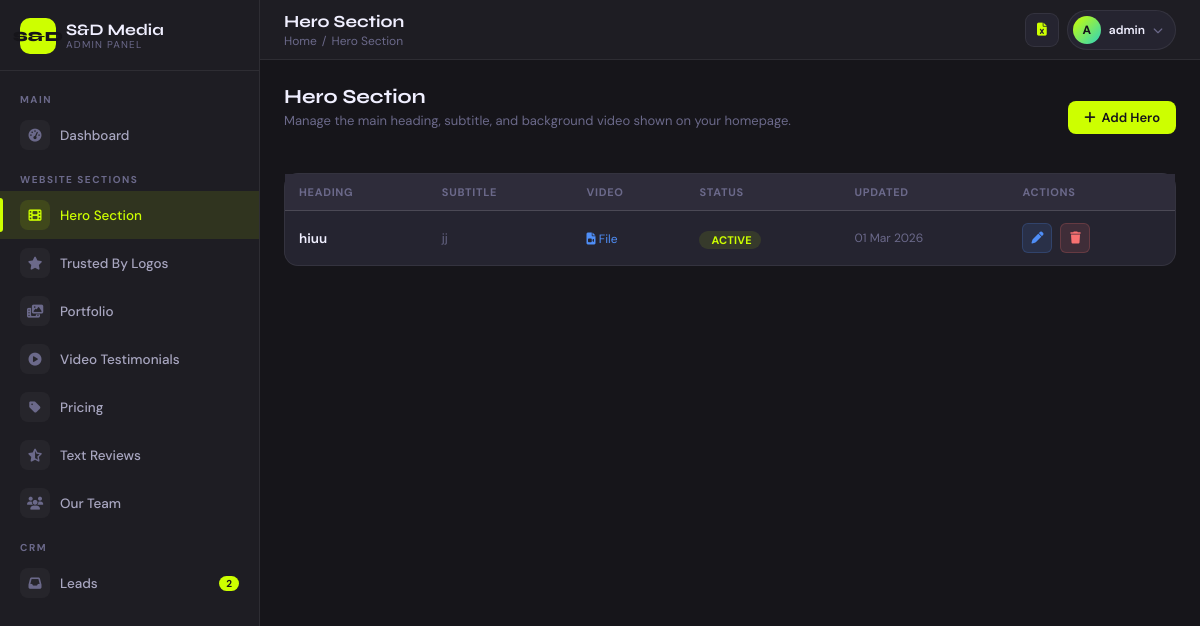
The page /cadmin/hero/ (signed in) on the database its author committed.
### core/models.py (models this page shows, shortened)
class HeroSection(models.Model):
    heading = models.CharField(max_length=255)
    subtitle = models.TextField()
    background_video_url = models.URLField(blank=True, null=True, help_text="YouTube/Vimeo embed URL (optional)")
    background_video_file = models.FileField(upload_to='hero/', blank=True, null=True, help_text="Or upload a video file")
    is_active = models.BooleanField(default=True)
    updated_at = models.DateTimeField(auto_now=True)
    class Meta:
        verbose_name = "Hero Section"
        verbose_name_plural = "Hero Section"

### core/cadmin_views.py (the view)
# urls.py: path('hero/',               v.hero_list,   name='hero_list'),
@cadmin_required
def hero_list(request): return _list_view(request, HeroSection, 'custom_admin/hero_list.html')

### core/cadmin_views.py (called while the page is built)
def is_staff(user):
    return user.is_authenticated and (user.is_staff or user.is_superuser)

def _base_ctx():
    return {'lead_count': Lead.objects.count()}

def _list_view(request, model, template, extra=None):
    qs = model.objects.all()
    paginator = Paginator(qs, 20)
    page = paginator.get_page(request.GET.get('page', 1))
    ctx = {**_base_ctx(), 'objects': page.object_list, 'page_obj': page, 'is_paginated': page.has_other_pages()}
    if extra: ctx.update(extra)
    return render(request, template, ctx)

### templates/custom_admin/hero_list.html (shortened to what this page needs)
{% extends "custom_admin/base.html" %}
{% block page_title %}Hero Section{% endblock %}
{% block breadcrumb %}<span class="sep">/</span> Hero Section{% endblock %}
{% block content %}
<div style="display:flex;align-items:center;justify-content:space-between;margin-bottom:22px">
  <div>
    <h2 class="section-title">Hero Section</h2>
    <p class="section-sub">Manage the main heading, subtitle, and background video shown on your homepage.</p>
  </div>
  <a href="{% url 'cadmin:hero_add' %}" class="btn btn-primary"><i class="fa-solid fa-plus"></i> Add Hero</a>
</div>
<div class="card" style="padding:0">
  {% if objects %}
  <div class="table-wrap">
    <table>
      <thead>
        <tr>
          <th>Heading</th>
          <th>Subtitle</th>
          <th>Video</th>
          <th>Status</th>
          <th>Updated</th>
          <th>Actions</th>
        </tr>
      </thead>
      <tbody>
        {% for obj in objects %}
        <tr>
          <td><div style="font-weight:600;max-width:200px">{{ obj.heading|truncatechars:50 }}</div></td>
          <td><div class="text-muted" style="max-width:200px">{{ obj.subtitle|truncatechars:60 }}</div></td>
          <td>
            {% if obj.background_video_url %}
              <a href="{{ obj.background_video_url }}" target="_blank" class="video-link"><i class="fa-solid fa-play"></i> URL</a>
            {% elif obj.background_video_file %}
              <a href="{{ obj.background_video_file.url }}" target="_blank" class="video-link"><i class="fa-solid fa-file-video"></i> File</a>
            {% else %}
              <span class="text-muted">None</span>
            {% endif %}
          </td>
          <td>
            {% if obj.is_active %}
              <span class="badge badge-green">Active</span>
            {% else %}
              <span class="badge" style="background:var(--bg3);color:var(--text3)">Inactive</span>
            {% endif %}
          </td>
          <td class="text-muted">{{ obj.updated_at|date:"d M Y" }}</td>
          <td>
            <div class="flex gap-2">
              <a href="{% url 'cadmin:hero_edit' obj.pk %}" class="btn btn-blue btn-sm btn-icon" title="Edit"><i class="fa-solid fa-pen"></i></a>
              <button onclick="confirmDelete('{% url 'cadmin:hero_delete' obj.pk %}', '{{ obj.heading|escapejs }}')" class="btn btn-danger btn-sm btn-icon" title="Delete"><i class="fa-solid fa-trash"></i></button>
            </div>
          </td>
        </tr>
        {% endfor %}
      </tbody>
    </table>
  </div>
  {% endif %}
</div>
{% endblock %}

### templates/custom_admin/base.html (shortened to what this page needs)
<!DOCTYPE html>
<html lang="en">
<head>
  <link rel="stylesheet" href="https://cdnjs.cloudflare.com/ajax/libs/font-awesome/6.5.0/css/all.min.css"/>
</head>
<body>
<aside class="sidebar" id="sidebar">
  <div class="sidebar-logo">
    <div class="logo-icon">S&D</div>
    <div>
      <div class="logo-text">S&D Media</div>
      <div class="logo-sub">Admin Panel</div>
    </div>
  </div>
  <div class="sidebar-scroll">
    <div class="nav-label">Main</div>
    <a href="{% url 'cadmin:dashboard' %}" class="nav-item {% if request.resolver_match.url_name == 'dashboard' %}active{% endif %}">
      <span class="nav-icon"><i class="fa-solid fa-gauge-high"></i></span>Dashboard
    </a>
    <div class="nav-label">Website Sections</div>
    <a href="{% url 'cadmin:hero_list' %}" class="nav-item {% if 'hero' in request.resolver_match.url_name %}active{% endif %}">
      <span class="nav-icon"><i class="fa-solid fa-film"></i></span>Hero Section
    </a>
    <a href="{% url 'cadmin:logo_list' %}" class="nav-item {% if 'logo' in request.resolver_match.url_name %}active{% endif %}">
      <span class="nav-icon"><i class="fa-solid fa-star"></i></span>Trusted By Logos
    </a>
    <a href="{% url 'cadmin:portfolio_category_list' %}" class="nav-item {% if 'portfolio' in request.resolver_match.url_name %}active{% endif %}">
      <span class="nav-icon"><i class="fa-solid fa-photo-film"></i></span>Portfolio
    </a>
    <a href="{% url 'cadmin:video_testimonial_list' %}" class="nav-item {% if 'video_testimonial' in request.resolver_match.url_name %}active{% endif %}">
      <span class="nav-icon"><i class="fa-solid fa-circle-play"></i></span>Video Testimonials
    </a>
    <a href="{% url 'cadmin:pricing_list' %}" class="nav-item {% if 'pricing' in request.resolver_match.url_name or 'video_type' in request.resolver_match.url_name %}active{% endif %}">
      <span class="nav-icon"><i class="fa-solid fa-tag"></i></span>Pricing
    </a>
    <a href="{% url 'cadmin:review_list' %}" class="nav-item {% if 'review' in request.resolver_match.url_name %}active{% endif %}">
      <span class="nav-icon"><i class="fa-solid fa-star-half-stroke"></i></span>Text Reviews
    </a>
    <a href="{% url 'cadmin:team_list' %}" class="nav-item {% if 'team' in request.resolver_match.url_name %}active{% endif %}">
      <span class="nav-icon"><i class="fa-solid fa-users"></i></span>Our Team
    </a>
    <div class="nav-label">CRM</div>
    <a href="{% url 'cadmin:lead_list' %}" class="nav-item {% if 'lead' in request.resolver_match.url_name %}active{% endif %}">
      <span class="nav-icon"><i class="fa-solid fa-inbox"></i></span>
      Leads
      {% if lead_count %}<span class="nav-badge">{{ lead_count }}</span>{% endif %}
    </a>
  </div>
</aside>
<div class="main-wrap">
  <header class="topbar">
    <div class="topbar-left">
      <div>
        <div class="page-title">{% block page_title %}Dashboard{% endblock %}</div>
        <div class="breadcrumb">
          <a href="{% url 'cadmin:dashboard' %}">Home</a>
          {% block breadcrumb %}{% endblock %}
        </div>
      </div>
    </div>
    <div class="topbar-right">
      <a href="{% url 'export-leads' %}" class="icon-btn" title="Export Leads to Excel">
        <i class="fa-solid fa-file-excel" style="color:var(--green)"></i>
      </a>
      <div class="user-menu">
        <div class="user-btn" onclick="toggleDropdown()" id="user-btn">
          <div class="user-avatar">{{ request.user.username|slice:":1"|upper }}</div>
          <span class="user-name-top">{{ request.user.username }}</span>
          <i class="fa-solid fa-chevron-down user-chevron" id="chevron"></i>
        </div>
      </div>
    </div>
  </header>
  <main class="content">{% block content %}{% endblock %}</main>
</div>
</body>
</html>

### rows shown on the page
HeroSection: heading "hiuu", subtitle "jj", is_active "ACTIVE", updated_at "01 Mar 2026"

### other values the page prints
{{ lead_count }} "2"
{{ request.user.username|slice:":1"|upper }} "A"
{{ request.user.username }} "admin"
